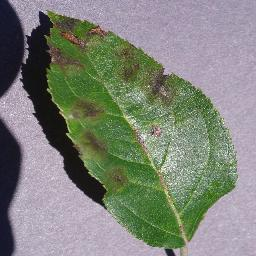
#> input picture backend/ml/data/plantvillage_subset/Apple___Apple_scab/0b4a52e3-e15e-4117-b2e8-7cdb5dca3ce9___FREC_Scab 3137.JPG, 256 x 256 px
$ python -i image_preprocessing.py   (imports and definitions only)   (older library calls are emulated)
#> lines starting #> are read from the running program, lines starting #| are printed output that depends on the picture; after the words box and inside, x2 and y2 are one past the last pixel; in counts of white or black regions, pixels touching at a corner belong together
"""
Image Preprocessing Service using OpenCV.

Provides image resize, normalization, and feature extraction capabilities.
Used as part of the data acquisition and prediction pipeline.
"""

from __future__ import annotations

import logging
import os
from typing import Tuple, Optional

logger = logging.getLogger(__name__)

# OpenCV/NumPy are optional at import time. When they are missing, every
# loader below returns None (instead of fake data) so callers degrade cleanly.
try:
    import cv2
    import numpy as np
    OPENCV_AVAILABLE = True
except ImportError:
    cv2 = None
    np = None
    OPENCV_AVAILABLE = False
    logger.warning("OpenCV/NumPy not installed: image preprocessing is disabled. "
                   "Install opencv-python-headless to enable it.")


class ImagePreprocessor:
    """Handles image preprocessing using OpenCV."""

    def __init__(self, target_size: Tuple[int, int] = (640, 640)):
        self.target_size = target_size

    # [54 lines left out: functions load_image, resize_image, normalize_image, preprocess, preprocess_pytorch, not called in this run]

    def validate_crop_leaf(self, image_path: str) -> Tuple[bool, Optional[str]]:
        """
        Multi-signal pre-inference botanical and structural validator to prevent
        unrelated images (screenshots, documents, people, animals, objects) from
        being processed by the crop disease classification model.

        Evaluates:
        1. Aspect ratio: detects extreme multi-monitor / panoramic captures.
        2. Document structure: detects stark paper background (Val > 215, Sat < 25) with minimal foliage.
        3. Digital UI / screenshot: detects high desaturation (Sat < 20) with minimal foliage.
        4. Axis-aligned edge regularity: detects synthetic rectangular UI borders/windows.
        5. Botanical tissue presence: verifies presence of detectable green/chlorophyll foliage
           or necrotic/blight tissue.
        """
        if not OPENCV_AVAILABLE or not os.path.exists(image_path):
            return True, None

        img = cv2.imread(image_path)
#> img is the input picture: shape (256, 256, 3); mean B, G, R 120.9, 131.3, 126.8
        if img is None:
            return False, "Could not decode uploaded file as an image."

        h, w = img.shape[:2]
#> h = 256; w = 256
        total_pixels = h * w
#> total_pixels = 65536
        if total_pixels == 0:
            return False, "Uploaded image contains zero pixels."

        aspect = max(w, h) / max(min(w, h), 1)
#> aspect = 1

        # 1. Extreme aspect ratio (banners, ultra-wide dual-monitor screenshots)
        if aspect > 2.8:
            return False, "Image dimensions indicate a banner or multi-monitor screenshot rather than a crop leaf photo."

        hsv = cv2.cvtColor(img, cv2.COLOR_BGR2HSV)
#> hsv: shape (256, 256, 3); mean H, S, V 94.5, 63.5, 140.7
        hue, sat, val = cv2.split(hsv)
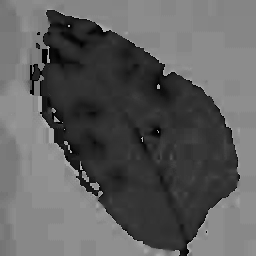
#> hue: shape (256, 256); min 0, max 179, mean 94.5
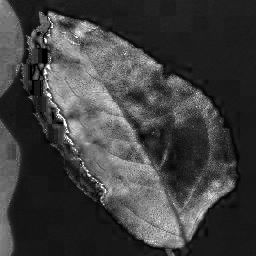
#> sat: shape (256, 256); min 0, max 255, mean 63.5

        # Green foliage mask: H in [25, 95], S >= 20, V >= 20
        green_mask = cv2.inRange(hsv, (25, 20, 20), (95, 255, 255))
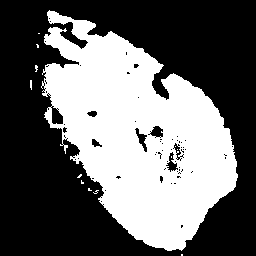
#> green_mask: shape (256, 256); 40.4% white; 13 white regions (12 under 20 px), largest, box (x1, y1, x2, y2) and area: (41, 10, 238, 251) 26415
        green_ratio = np.count_nonzero(green_mask) / total_pixels
#> green_ratio = 0.404

        # 2. Document / white text page: mostly stark bright white background with minimal foliage
        doc_bg_mask = (val > 215) & (sat < 25)
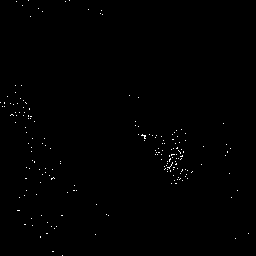
#> doc_bg_mask: shape (256, 256) bool; 0.39% white in thin lines or dots
        doc_bg_ratio = np.count_nonzero(doc_bg_mask) / total_pixels
#> doc_bg_ratio = 0.00389
        if doc_bg_ratio > 0.70 and green_ratio < 0.04:
            return False, "The uploaded image appears to be a document, receipt, or text page rather than plant foliage."

        # 3. Monochromatic / dark UI / screenshot: mostly desaturated
        desat_mask = sat < 20
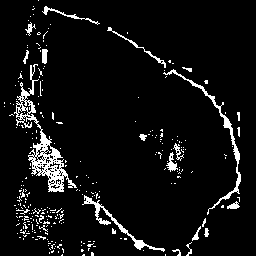
#> desat_mask: shape (256, 256) bool; 6.6% white in thin lines or dots
        desat_ratio = np.count_nonzero(desat_mask) / total_pixels
#> desat_ratio = 0.0658
        if desat_ratio > 0.75 and green_ratio < 0.04:
            return False, "The uploaded image appears to be a digital screenshot or monochrome display rather than plant foliage."

        # 4. Axis-aligned edge check (synthetic UI borders / windows / tables)
        gray = cv2.cvtColor(img, cv2.COLOR_BGR2GRAY)
        sobel_x = cv2.Sobel(gray, cv2.CV_32F, 1, 0, ksize=3)
        sobel_y = cv2.Sobel(gray, cv2.CV_32F, 0, 1, ksize=3)
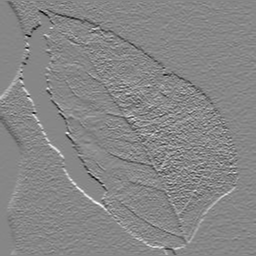
#> sobel_y: shape (256, 256) float32; min -667, max 596, mean 0.3; drawn with min black and max white
        mag = np.sqrt(sobel_x**2 + sobel_y**2)
        strong_edges = mag > 40
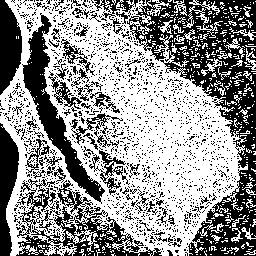
#> strong_edges: shape (256, 256) bool; 56.9% white; 1670 black regions (1610 under 20 px), largest, box (x1, y1, x2, y2) and area: (127, 0, 256, 256) 10800, (16, 179, 162, 256) 3551, (22, 13, 105, 204) 3145
        if np.count_nonzero(strong_edges) > 150:
            angles = np.abs(np.arctan2(sobel_y[strong_edges], sobel_x[strong_edges]) * 180 / np.pi)
            axis_aligned = ((angles < 5) | (angles > 175) | (np.abs(angles - 90) < 5))
            axis_ratio = np.count_nonzero(axis_aligned) / len(angles)
#> axis_ratio = 0.116
            if axis_ratio > 0.35 and green_ratio < 0.05:
                return False, "The image contains synthetic rectangular boundaries characteristic of digital user interfaces or screenshots."

        # 5. Minimum green foliage threshold:
        # Every real crop leaf in the dataset has at least 6.9% green pixels.
        # Non-botanical images (skin, documents, blue sky, cars) have 0% green pixels.
        if green_ratio < 0.04:
            return False, f"The uploaded image does not appear to contain a crop leaf (detectable foliage content is {green_ratio*100:.1f}%). Please upload a clear photo of a crop leaf."

        return True, None

    # [13 lines left out: function get_image_info, not called in this run]


# Singleton instance
image_preprocessor = ImagePreprocessor()

>>> result = ImagePreprocessor().validate_crop_leaf('../../ml/data/plantvillage_subset/Apple___Apple_scab/0b4a52e3-e15e-4117-b2e8-7cdb5dca3ce9___FREC_Scab 3137.JPG')

$ run again, on backend/ml/data/plantvillage_subset/Apple___Apple_scab/2a800c84-902e-4aa8-af13-4e020d6f17dd___FREC_Scab 3124.JPG
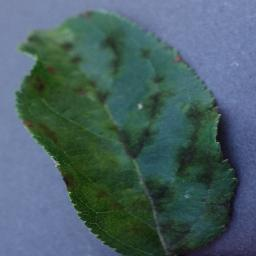
#> input picture backend/ml/data/plantvillage_subset/Apple___Apple_scab/2a800c84-902e-4aa8-af13-4e020d6f17dd___FREC_Scab 3124.JPG, 256 x 256 px
#> in validate_crop_leaf, img is the input picture: shape (256, 256, 3); mean B, G, R 100.7, 96.3, 72.4
#> hsv: shape (256, 256, 3); mean H, S, V 88, 99.7, 111.9
#> in validate_crop_leaf, `green_mask = cv2.inRange(hsv, (25, 20, 20), (95, 255, 255))`:
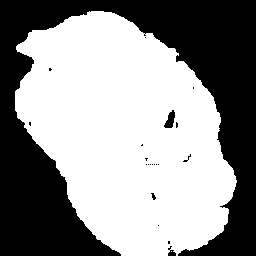
#> green_mask: shape (256, 256); 57.1% white; 21 black regions (17 under 20 px), largest, box (x1, y1, x2, y2) and area: (0, 0, 256, 256) 27872, (164, 110, 175, 128) 118, (168, 246, 176, 256) 44, (151, 193, 156, 200) 20
#> green_ratio = 0.571
#> doc_bg_mask: shape (256, 256) bool; every value is 0
#> doc_bg_ratio = 0
#> desat_mask: shape (256, 256) bool; 0.09% white in thin lines or dots, all inside (x1, y1, x2, y2) = (23, 14, 226, 256)
#> desat_ratio = 0.000885
#> in validate_crop_leaf, `strong_edges = mag > 40`:
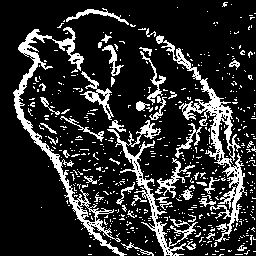
#> strong_edges: shape (256, 256) bool; 17.8% white in thin lines or dots
#> angles = 11697 values, max 180 at index 65, min 0 at index 1270, mean 91.25
#> axis_ratio = 0.116

$ run again, on backend/ml/data/plantvillage_subset/Apple___Apple_scab/2bc50b52-0d7d-41a3-be8a-8d070341d87f___FREC_Scab 3476.JPG
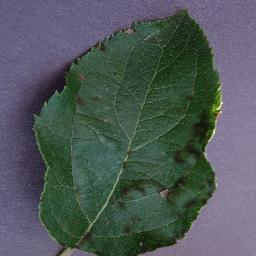
#> input picture backend/ml/data/plantvillage_subset/Apple___Apple_scab/2bc50b52-0d7d-41a3-be8a-8d070341d87f___FREC_Scab 3476.JPG, 256 x 256 px
#> in validate_crop_leaf, img is the input picture: shape (256, 256, 3); mean B, G, R 88.2, 88.5, 78.7
#> hsv: shape (256, 256, 3); mean H, S, V 92.3, 75.8, 100.6
#> in validate_crop_leaf, `green_mask = cv2.inRange(hsv, (25, 20, 20), (95, 255, 255))`:
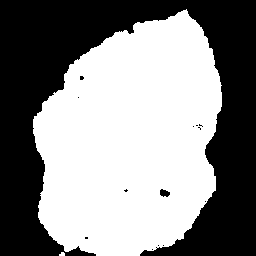
#> green_mask: shape (256, 256); 53.6% white; 14 black regions (12 under 20 px), largest, box (x1, y1, x2, y2) and area: (0, 0, 256, 256) 30288, (160, 189, 170, 197) 57
#> green_ratio = 0.536
#> doc_bg_mask: shape (256, 256) bool; 0.01% white in thin lines or dots, all inside (x1, y1, x2, y2) = (214, 103, 223, 133)
#> doc_bg_ratio = 6.1e-05
#> desat_mask: shape (256, 256) bool; 1% white in thin lines or dots, all inside (x1, y1, x2, y2) = (32, 7, 224, 256)
#> desat_ratio = 0.0105
#> in validate_crop_leaf, `strong_edges = mag > 40`:
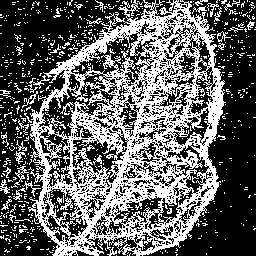
#> strong_edges: shape (256, 256) bool; 39.1% white in thin lines or dots
#> axis_ratio = 0.122

$ run again, on backend/ml/data/plantvillage_subset/Apple___Apple_scab/37659856-0fc8-430b-871a-af4f0b557e49___FREC_Scab 3081.JPG
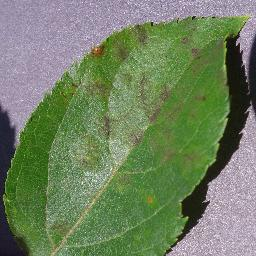
#> input picture backend/ml/data/plantvillage_subset/Apple___Apple_scab/37659856-0fc8-430b-871a-af4f0b557e49___FREC_Scab 3081.JPG, 256 x 256 px
#> in validate_crop_leaf, img is the input picture: shape (256, 256, 3); mean B, G, R 97, 129.4, 112.2
#> hsv: shape (256, 256, 3); mean H, S, V 74.7, 93.2, 135.4
#> green_mask: shape (256, 256); 66.7% white; 46 black regions (44 under 20 px), largest, box (x1, y1, x2, y2) and area: (0, 0, 256, 256) 21673, (185, 202, 189, 213) 29
#> green_ratio = 0.667
#> doc_bg_mask: shape (256, 256) bool; 0.9% white in thin lines or dots
#> doc_bg_ratio = 0.00905
#> desat_mask: shape (256, 256) bool; 4.8% white in thin lines or dots
#> desat_ratio = 0.0479
#> in validate_crop_leaf, `strong_edges = mag > 40`:
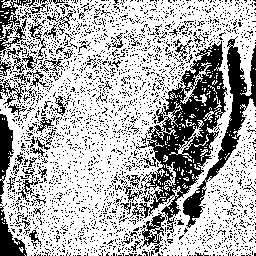
#> strong_edges: shape (256, 256) bool; 68.7% white; 2817 black regions (2749 under 20 px), largest, box (x1, y1, x2, y2) and area: (139, 41, 228, 253) 6257, (183, 36, 256, 228) 2456, (0, 114, 14, 195) 658
#> axis_ratio = 0.122
